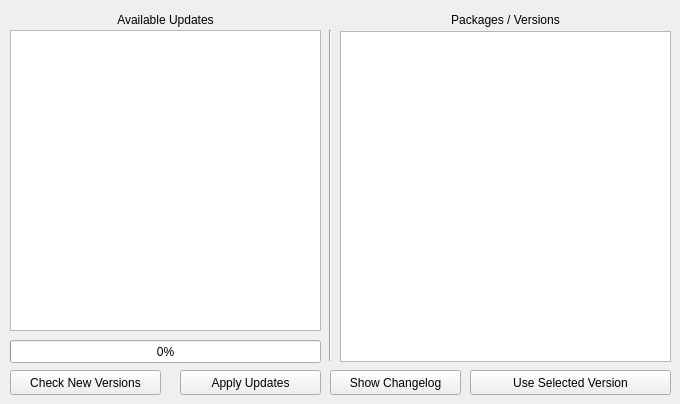
      <widget class="QWidget" name="tb_Update">
       <attribute name="title">
        <string>Update</string>
       </attribute>
       <widget class="QListWidget" name="lw_AvailableUpdates">
        <property name="geometry">
         <rect>
          <x>10</x>
          <y>30</y>
          <width>311</width>
          <height>301</height>
         </rect>
        </property>
       </widget>
       <widget class="QLabel" name="label_16">
        <property name="geometry">
         <rect>
          <x>10</x>
          <y>10</y>
          <width>311</width>
          <height>20</height>
         </rect>
        </property>
        <property name="text">
         <string>Available Updates</string>
        </property>
        <property name="alignment">
         <set>Qt::AlignCenter</set>
        </property>
       </widget>
       <widget class="QPushButton" name="pb_ApplyUpdates">
        <property name="geometry">
         <rect>
          <x>180</x>
          <y>370</y>
          <width>141</width>
          <height>25</height>
         </rect>
        </property>
        <property name="text">
         <string>Apply Updates</string>
        </property>
       </widget>
       <widget class="QProgressBar" name="pb_UpdateProgress">
        <property name="geometry">
         <rect>
          <x>10</x>
          <y>340</y>
          <width>311</width>
          <height>23</height>
         </rect>
        </property>
        <property name="value">
         <number>0</number>
        </property>
       </widget>
       <widget class="QLabel" name="label_17">
        <property name="geometry">
         <rect>
          <x>340</x>
          <y>10</y>
          <width>331</width>
          <height>20</height>
         </rect>
        </property>
        <property name="text">
         <string>Packages / Versions</string>
        </property>
        <property name="alignment">
         <set>Qt::AlignCenter</set>
        </property>
       </widget>
       <widget class="QListWidget" name="lw_Packages">
        <property name="geometry">
         <rect>
          <x>340</x>
          <y>31</y>
          <width>331</width>
          <height>331</height>
         </rect>
        </property>
       </widget>
       <widget class="QPushButton" name="pb_RestoreSelectedVersion">
        <property name="geometry">
         <rect>
          <x>470</x>
          <y>370</y>
          <width>201</width>
          <height>25</height>
         </rect>
        </property>
        <property name="text">
         <string>Use Selected Version</string>
        </property>
       </widget>
       <widget class="QPushButton" name="pb_ShowChangelog">
        <property name="geometry">
         <rect>
          <x>330</x>
          <y>370</y>
          <width>131</width>
          <height>25</height>
         </rect>
        </property>
        <property name="text">
         <string>Show Changelog</string>
        </property>
       </widget>
       <widget class="Line" name="line">
        <property name="geometry">
         <rect>
          <x>320</x>
          <y>30</y>
          <width>20</width>
          <height>331</height>
         </rect>
        </property>
        <property name="orientation">
         <enum>Qt::Vertical</enum>
        </property>
       </widget>
       <widget class="QPushButton" name="pb_CheckUpdates">
        <property name="geometry">
         <rect>
          <x>10</x>
          <y>370</y>
          <width>151</width>
          <height>25</height>
         </rect>
        </property>
        <property name="text">
         <string>Check New Versions</string>
        </property>
       </widget>
      </widget>
